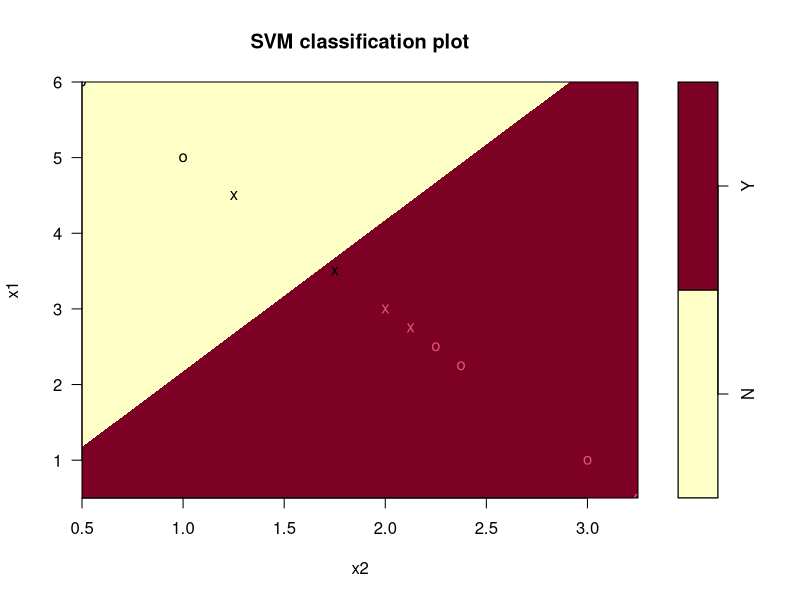
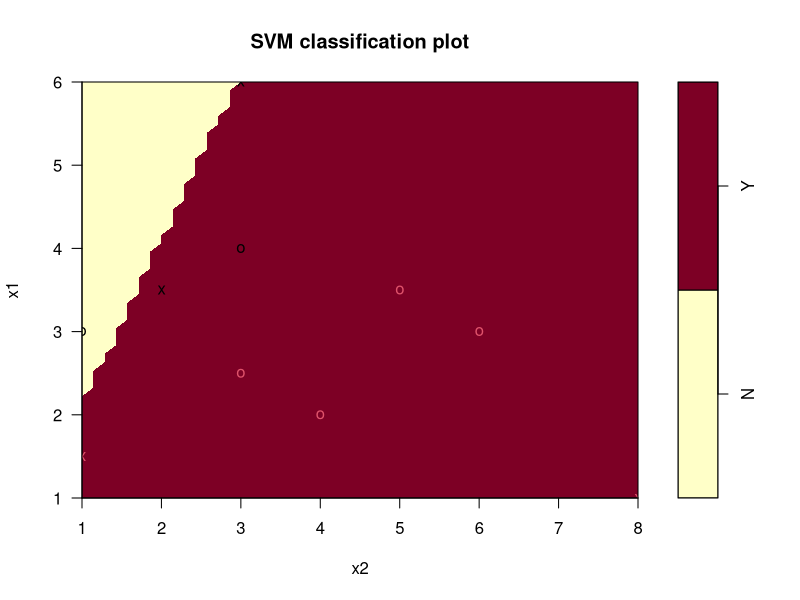

The R source for these figures, in order:
require(e1071)
m0_data<-read.csv(file = "data.csv",header = TRUE)
m0_data$Class <- as.factor(m0_data$Class)
svm_model<-svm(Class ~ ., data = m0_data,kernel = "linear")#Create a SVM Model
m_res<-predict(svm_model,newdata = m0_data)#Test Data with SVM
table(m0_data$Class,m_res,dnn = c("Actual","Predicted"))#Display actual and predicted
plot(svm_model,m0_data)#Plot results
svm_acc <- 100 * sum(m_res==m0_data$Class) / dim(m0_data)[1] #Show Accuracy
#load other data
m1_data<-read.csv(file = "data1.csv",header = TRUE)
m1_data$Class <- as.factor(m1_data$Class)
t_res<-predict(svm_model,newdata = m1_data)#use other data and predict results
table(m1_data$Class,t_res,dnn = c("Actual","Predicted"))# display actual and predicted
plot(svm_model,m1_data)#plot results
svm0_acc <- 100 * sum(t_res==m1_data$Class) / dim(m1_data)[1]# accuracy of the results
